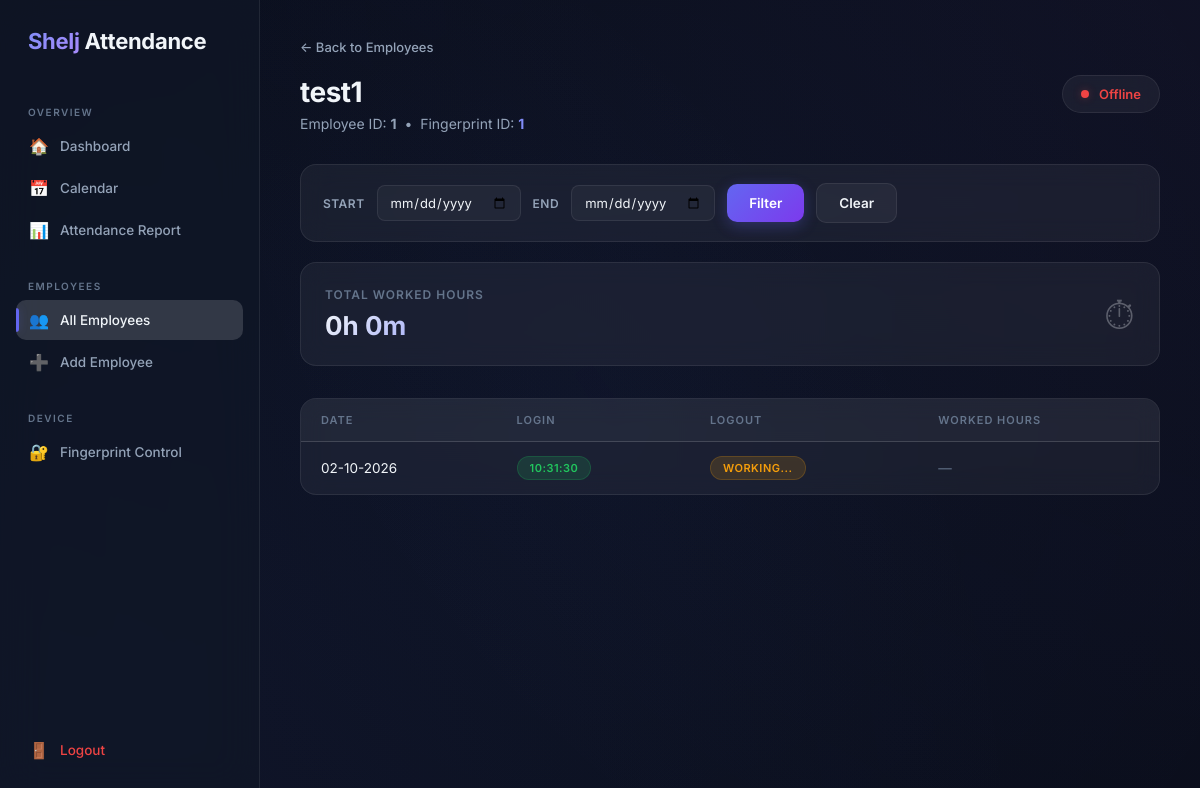
The app's page /web/employees/1/ (signed in), older data.
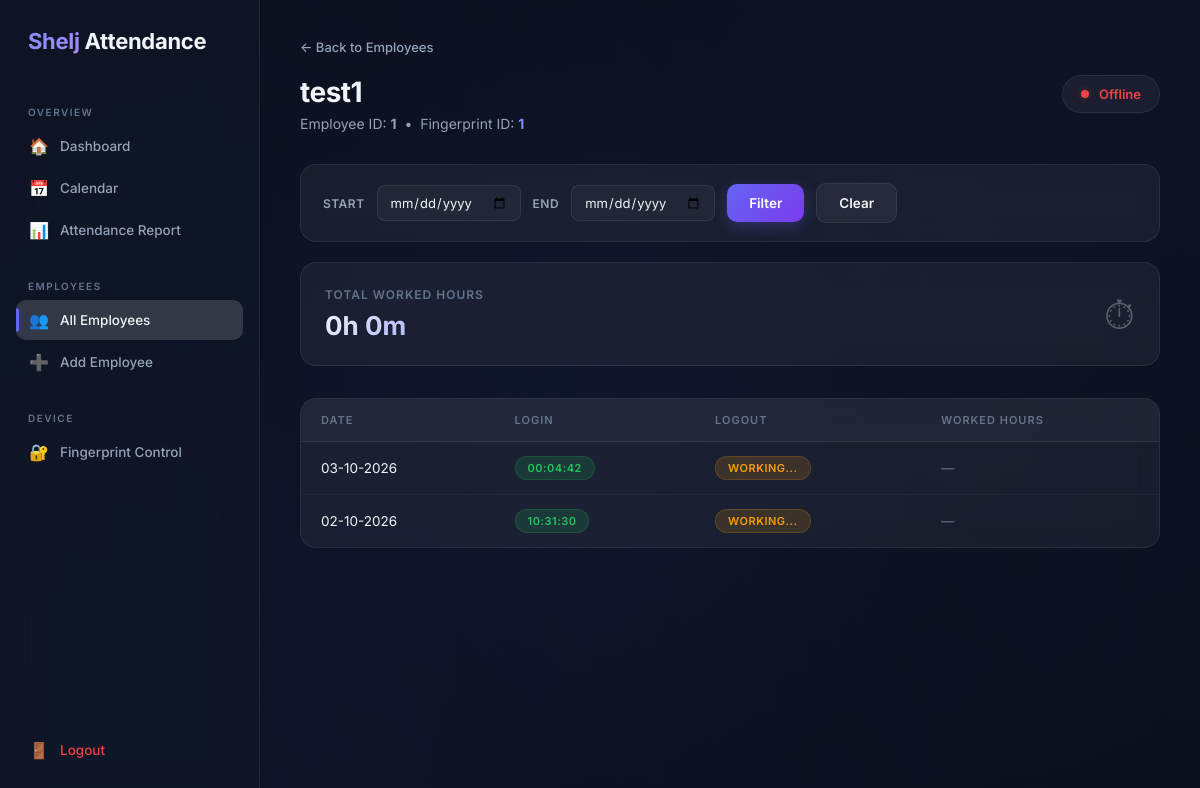
The same page, newer data.
### attendance/models.py (models this page shows, shortened)
class Employee(models.Model):
    name = models.CharField(max_length=150)
    employee_id = models.CharField(max_length=50, unique=True)
    fingerprint_id = models.CharField(max_length=100, unique=True)

class AttendanceSession(models.Model):
    employee = models.ForeignKey(
        Employee,
        on_delete=models.CASCADE,
        related_name="attendance_sessions",
    )
    login_at = models.DateTimeField()
    logout_at = models.DateTimeField(null=True, blank=True)
    worked_hours = models.DurationField(
        null=True,
        blank=True,
    )
    created_at = models.DateTimeField(auto_now_add=True)
    updated_at = models.DateTimeField(auto_now=True)

### attendance/views.py (the view, shortened to what this page needs)
@login_required
def employee_detail(request, employee_id):
    employee = get_object_or_404(
        Employee,
        id=employee_id,
    )
    attendance = (
        employee.attendance_sessions
        .order_by("-login_at")
    )
    start_date = request.GET.get("start_date", "")
    end_date = request.GET.get("end_date", "")
    total_worked = attendance.aggregate(
        total=Sum("worked_hours")
    )["total"]
    if total_worked is None:
        total_worked = timedelta(0)
    total_seconds = int(total_worked.total_seconds())
    total_hours = total_seconds // 3600
    total_minutes = (total_seconds % 3600) // 60
    total_worked_display = f"{total_hours}h {total_minutes}m"
    paginator = Paginator(
        attendance,
        10,
    )
    page_number = request.GET.get("page")
    page_obj = paginator.get_page(
        page_number
    )
    return render(
        request,
        "attendance/employee_detail.html",
        {
            "employee": employee,
            "page_obj": page_obj,
            "start_date": start_date,
            "end_date": end_date,
            "total_worked": total_worked_display,
        },
    )

### attendance/context_processors.py (called while the page is built)
def device_status(request):
    device = (
        AttendanceDevice.objects
        .filter(is_active=True)
        .first()
    )
    return {
        "device": device,
    }

### attendance/models.py (called while the page is built)
    @property
    def is_online(self):
        if self.last_seen is None:
            return False
        return timezone.now() - self.last_seen < timedelta(minutes=2)

### attendance/templates/attendance/employee_detail.html (shortened to what this page needs)
{% extends "attendance/base.html" %}
{% block nav_employees %}active{% endblock %}
{% block content %}
    <a class="back-link" href="{% url 'employee_list' %}" id="back-to-employees">
        ← Back to Employees
    </a>
    <div class="page-header">
        <div>
            <h1>{{ employee.name }}</h1>
            <p>
                Employee ID: <strong>{{ employee.employee_id }}</strong>
                &nbsp;•&nbsp;
                Fingerprint ID:
                <strong style="color: var(--accent-light);">{{ employee.fingerprint_id }}</strong>
            </p>
        </div>
        {% if device and device.is_online %}
            <div class="device-badge online">
                <span class="dot"></span>
                Online
            </div>
        {% else %}
            <div class="device-badge offline">
                <span class="dot"></span>
                Offline
            </div>
        {% endif %}
    </div>
    <form method="get" class="filter-bar" id="date-filter-form">
        <label for="start_date">Start</label>
        <input
            type="date"
            name="start_date"
            id="start_date"
            value="{{ start_date }}"
        >
        <label for="end_date">End</label>
        <input
            type="date"
            name="end_date"
            id="end_date"
            value="{{ end_date }}"
        >
        <button type="submit" class="btn btn-primary" id="btn-filter">
            Filter
        </button>
        <a href="{% url 'employee_detail' employee.id %}" class="btn btn-secondary" id="btn-clear-filter">
            Clear
        </a>
    </form>
    <section class="section">
        <div class="cards-grid" style="grid-template-columns: 1fr;">
            <div class="stat-card" style="display: flex; align-items: center; justify-content: space-between;">
                <div>
                    <div class="stat-label">Total Worked Hours</div>
                    <div class="stat-value" style="font-size: 26px;">{{ total_worked }}</div>
                </div>
                <span style="font-size: 40px; opacity: 0.3;">⏱</span>
            </div>
        </div>
    </section>
    <div class="glass-table-wrap">
        <table class="glass-table" id="attendance-table">
            <thead>
                <tr>
                    <th>Date</th>
                    <th>Login</th>
                    <th>Logout</th>
                    <th>Worked Hours</th>
                </tr>
            </thead>
            <tbody>
            {% for session in page_obj %}
            <tr>
                <td>
                    {{ session.login_at|date:"d-m-Y" }}
                </td>
                <td>
                    <span class="badge badge-login">
                        {{ session.login_at|date:"H:i:s" }}
                    </span>
                </td>
                <td>
                    {% if session.logout_at %}
                        <span class="badge badge-logout">
                            {{ session.logout_at|date:"H:i:s" }}
                        </span>
                    {% else %}
                        <span class="badge badge-working">
                            Working...
                        </span>
                    {% endif %}
                </td>
                <td>
                    {% if session.worked_hours %}
                        {{ session.worked_hours }}
                    {% else %}
                        <span style="color: var(--text-muted);">—</span>
                    {% endif %}
                </td>
            </tr>
            {% empty %}
            <tr>
                <td colspan="4" style="text-align: center; padding: 40px; color: var(--text-muted);">
                    No attendance records found.
                </td>
            </tr>
            {% endfor %}
            </tbody>
        </table>
    </div>
{% endblock %}

### attendance/templates/attendance/base.html (shortened to what this page needs)
<!DOCTYPE html>
<html lang="en">
<head>
</head>
<body>
<div class="layout">
    <aside class="sidebar">
        <div class="logo">
            <span>Shelj</span> Attendance
        </div>
        <div class="nav-section">
            <div class="nav-title">
                Overview
            </div>
            <a
                href="{% url 'dashboard' %}"
                class="nav-link {% block nav_dashboard %}{% endblock %}"
                id="nav-dashboard"
            >
                <span class="icon">🏠</span>
                Dashboard
            </a>
            <a
                href="{% url 'calendar' %}"
                class="nav-link {% block nav_calendar %}{% endblock %}"
                id="nav-calendar"
            >
                <span class="icon">📅</span>
                Calendar
            </a>
            <a
                href="{% url 'attendance_report' %}"
                class="nav-link {% block nav_attendance_report %}{% endblock %}"
                id="nav-attendance-report"
            >
                <span class="icon">📊</span>
                Attendance Report
            </a>
        </div>
        <div class="nav-section">
            <div class="nav-title">
                Employees
            </div>
            <a
                href="{% url 'employee_list' %}"
                class="nav-link {% block nav_employees %}{% endblock %}"
                id="nav-employees"
            >
                <span class="icon">👥</span>
                All Employees
            </a>
            <a
                href="{% url 'employee_create' %}"
                class="nav-link {% block nav_create %}{% endblock %}"
                id="nav-create"
            >
                <span class="icon">➕</span>
                Add Employee
            </a>
        </div>
        <div class="nav-section">
            <div class="nav-title">
                Device
            </div>
            <a
                href="{% url 'device_control' %}"
                class="nav-link {% block nav_device %}{% endblock %}"
                id="nav-device"
            >
                <span class="icon">🔐</span>
                Fingerprint Control
            </a>
        </div>
        <div class="nav-spacer"></div>
        <a
            href="{% url 'logout' %}"
            class="nav-link logout-link"
            id="nav-logout"
        >
            <span class="icon">🚪</span>
            Logout
        </a>
    </aside>
    <main class="main">
        {% block content %}{% endblock %}
    </main>
</div>
</body>
</html>

Row changes from the older to the newer data that the page shows:
added AttendanceSession: login_at "03-10-2026", login_at "00:04:42", shows "WORKING..."
